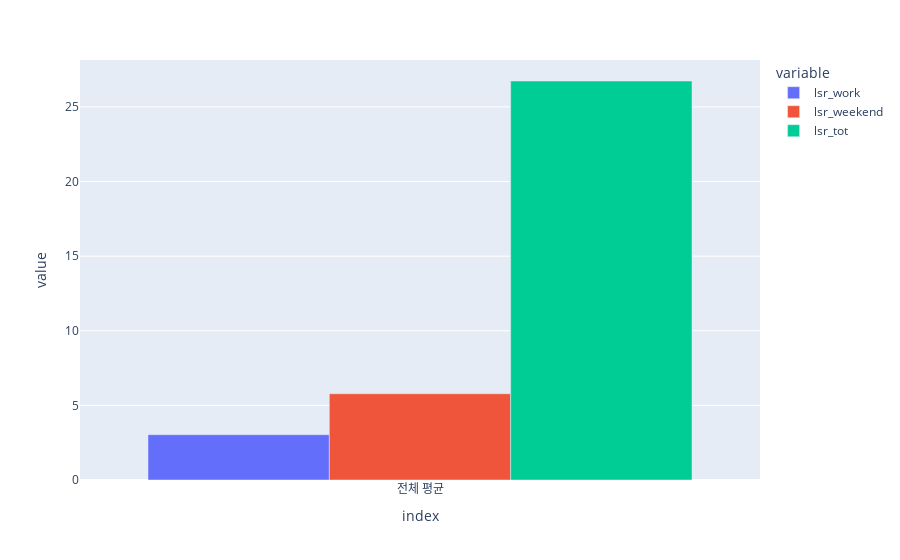

The notebook cell saved with this chart:
### Code cell
fig3 = px.bar(df_ex.T, y=df_ex.index, barmode='group')
fig3.show()

### Figure 1 — Plotly figure (JSON) as saved in the notebook; plotly's stock layout.template omitted (floating-point values rounded to 4 significant figures)
{"data": [{"alignmentgroup": "True", "hovertemplate": "variable=lsr_work<br>index=%{x}<br>value=%{y}<extra></extra>", "legendgroup": "lsr_work", "marker": {"color": "#636efa", "pattern": {"shape": ""}}, "name": "lsr_work", "offsetgroup": "lsr_work", "orientation": "v", "showlegend": true, "textposition": "auto", "type": "bar", "x": ["전체 평균"], "xaxis": "x", "y": [3.035], "yaxis": "y"}, {"alignmentgroup": "True", "hovertemplate": "variable=lsr_weekend<br>index=%{x}<br>value=%{y}<extra></extra>", "legendgroup": "lsr_weekend", "marker": {"color": "#EF553B", "pattern": {"shape": ""}}, "name": "lsr_weekend", "offsetgroup": "lsr_weekend", "orientation": "v", "showlegend": true, "textposition": "auto", "type": "bar", "x": ["전체 평균"], "xaxis": "x", "y": [5.78], "yaxis": "y"}, {"alignmentgroup": "True", "hovertemplate": "variable=lsr_tot<br>index=%{x}<br>value=%{y}<extra></extra>", "legendgroup": "lsr_tot", "marker": {"color": "#00cc96", "pattern": {"shape": ""}}, "name": "lsr_tot", "offsetgroup": "lsr_tot", "orientation": "v", "showlegend": true, "textposition": "auto", "type": "bar", "x": ["전체 평균"], "xaxis": "x", "y": [26.74], "yaxis": "y"}], "layout": {"barmode": "group", "legend": {"title": {"text": "variable"}, "tracegroupgap": 0}, "margin": {"t": 60}, "xaxis": {"anchor": "y", "domain": [0, 1], "title": {"text": "index"}}, "yaxis": {"anchor": "x", "domain": [0, 1], "title": {"text": "value"}}}}
